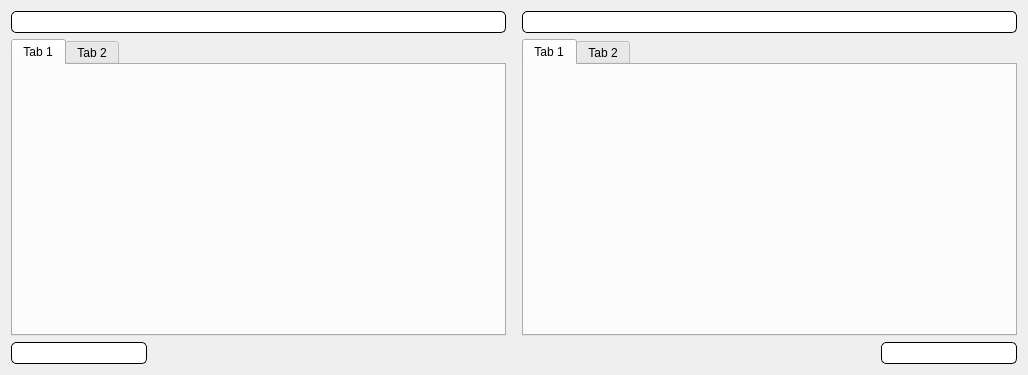
<?xml version="1.0" encoding="UTF-8"?>
<ui version="4.0">
 <class>MainWindow</class>
 <widget class="QMainWindow" name="MainWindow">
  <property name="geometry">
   <rect>
    <x>0</x>
    <y>0</y>
    <width>1024</width>
    <height>375</height>
   </rect>
  </property>
  <property name="sizePolicy">
   <sizepolicy hsizetype="Preferred" vsizetype="Preferred">
    <horstretch>0</horstretch>
    <verstretch>0</verstretch>
   </sizepolicy>
  </property>
  <property name="minimumSize">
   <size>
    <width>0</width>
    <height>0</height>
   </size>
  </property>
  <property name="acceptDrops">
   <bool>true</bool>
  </property>
  <property name="windowTitle">
   <string>FileManager</string>
  </property>
  <property name="windowIcon">
   <iconset>
    <normaloff>icon.png</normaloff>icon.png</iconset>
  </property>
  <widget class="QWidget" name="centralWidget">
   <property name="sizePolicy">
    <sizepolicy hsizetype="Expanding" vsizetype="Expanding">
     <horstretch>0</horstretch>
     <verstretch>0</verstretch>
    </sizepolicy>
   </property>
   <layout class="QHBoxLayout" name="horizontalLayout">
    <property name="sizeConstraint">
     <enum>QLayout::SetMaximumSize</enum>
    </property>
    <item>
     <widget class="QWidget" name="workArea1" native="true">
      <property name="sizePolicy">
       <sizepolicy hsizetype="Expanding" vsizetype="Expanding">
        <horstretch>0</horstretch>
        <verstretch>0</verstretch>
       </sizepolicy>
      </property>
      <property name="minimumSize">
       <size>
        <width>500</width>
        <height>0</height>
       </size>
      </property>
      <property name="maximumSize">
       <size>
        <width>0</width>
        <height>16777215</height>
       </size>
      </property>
      <property name="baseSize">
       <size>
        <width>0</width>
        <height>0</height>
       </size>
      </property>
      <layout class="QGridLayout" name="gridLayout">
       <property name="sizeConstraint">
        <enum>QLayout::SetMaximumSize</enum>
       </property>
       <property name="leftMargin">
        <number>0</number>
       </property>
       <property name="topMargin">
        <number>0</number>
       </property>
       <property name="rightMargin">
        <number>5</number>
       </property>
       <property name="bottomMargin">
        <number>0</number>
       </property>
       <item row="0" column="0">
        <widget class="QLineEdit" name="adressEdit">
         <property name="sizePolicy">
          <sizepolicy hsizetype="Preferred" vsizetype="Fixed">
           <horstretch>0</horstretch>
           <verstretch>0</verstretch>
          </sizepolicy>
         </property>
         <property name="minimumSize">
          <size>
           <width>136</width>
           <height>0</height>
          </size>
         </property>
         <property name="styleSheet">
          <string notr="true">border-style: outset;
border-width: 1px;
border-radius: 5px;
    border-color: beige;
    min-width: 10em;
    padding: 2px;
border-color: black;</string>
         </property>
         <property name="text">
          <string/>
         </property>
        </widget>
       </item>
       <item row="1" column="0">
        <widget class="QTabWidget" name="tabWidget">
         <property name="enabled">
          <bool>true</bool>
         </property>
         <property name="sizePolicy">
          <sizepolicy hsizetype="Preferred" vsizetype="Preferred">
           <horstretch>0</horstretch>
           <verstretch>0</verstretch>
          </sizepolicy>
         </property>
         <property name="baseSize">
          <size>
           <width>0</width>
           <height>0</height>
          </size>
         </property>
         <property name="currentIndex">
          <number>0</number>
         </property>
         <property name="movable">
          <bool>true</bool>
         </property>
         <widget class="QWidget" name="tab">
          <attribute name="title">
           <string>Tab 1</string>
          </attribute>
         </widget>
         <widget class="QWidget" name="tab_2">
          <property name="enabled">
           <bool>false</bool>
          </property>
          <property name="minimumSize">
           <size>
            <width>0</width>
            <height>0</height>
           </size>
          </property>
          <attribute name="title">
           <string>Tab 2</string>
          </attribute>
         </widget>
        </widget>
       </item>
       <item row="2" column="0">
        <widget class="QWidget" name="widget_3" native="true">
         <property name="sizePolicy">
          <sizepolicy hsizetype="Expanding" vsizetype="Fixed">
           <horstretch>0</horstretch>
           <verstretch>0</verstretch>
          </sizepolicy>
         </property>
         <layout class="QHBoxLayout" name="horizontalLayout_2">
          <property name="spacing">
           <number>0</number>
          </property>
          <property name="leftMargin">
           <number>0</number>
          </property>
          <property name="topMargin">
           <number>0</number>
          </property>
          <property name="rightMargin">
           <number>0</number>
          </property>
          <property name="bottomMargin">
           <number>0</number>
          </property>
          <item>
           <widget class="QLineEdit" name="itemNameEdit">
            <property name="sizePolicy">
             <sizepolicy hsizetype="Preferred" vsizetype="Fixed">
              <horstretch>0</horstretch>
              <verstretch>0</verstretch>
             </sizepolicy>
            </property>
            <property name="minimumSize">
             <size>
              <width>136</width>
              <height>0</height>
             </size>
            </property>
            <property name="styleSheet">
             <string notr="true">border-style: outset;
border-width: 1px;
border-radius: 5px;
    border-color: beige;
    min-width: 10em;
    padding: 2px;
border-color: black;</string>
            </property>
            <property name="text">
             <string/>
            </property>
            <property name="dragEnabled">
             <bool>false</bool>
            </property>
            <property name="readOnly">
             <bool>true</bool>
            </property>
           </widget>
          </item>
          <item>
           <spacer name="horizontalSpacer">
            <property name="orientation">
             <enum>Qt::Horizontal</enum>
            </property>
            <property name="sizeHint" stdset="0">
             <size>
              <width>366</width>
              <height>20</height>
             </size>
            </property>
           </spacer>
          </item>
         </layout>
        </widget>
       </item>
      </layout>
     </widget>
    </item>
    <item>
     <widget class="QWidget" name="workArea2" native="true">
      <property name="sizePolicy">
       <sizepolicy hsizetype="Expanding" vsizetype="Expanding">
        <horstretch>0</horstretch>
        <verstretch>0</verstretch>
       </sizepolicy>
      </property>
      <property name="minimumSize">
       <size>
        <width>500</width>
        <height>0</height>
       </size>
      </property>
      <property name="maximumSize">
       <size>
        <width>0</width>
        <height>16777215</height>
       </size>
      </property>
      <property name="baseSize">
       <size>
        <width>0</width>
        <height>0</height>
       </size>
      </property>
      <layout class="QGridLayout" name="gridLayout_2">
       <property name="sizeConstraint">
        <enum>QLayout::SetMaximumSize</enum>
       </property>
       <property name="leftMargin">
        <number>5</number>
       </property>
       <property name="topMargin">
        <number>0</number>
       </property>
       <property name="rightMargin">
        <number>0</number>
       </property>
       <property name="bottomMargin">
        <number>0</number>
       </property>
       <item row="0" column="0">
        <widget class="QLineEdit" name="adressEdit2">
         <property name="sizePolicy">
          <sizepolicy hsizetype="Preferred" vsizetype="Fixed">
           <horstretch>0</horstretch>
           <verstretch>0</verstretch>
          </sizepolicy>
         </property>
         <property name="minimumSize">
          <size>
           <width>136</width>
           <height>0</height>
          </size>
         </property>
         <property name="styleSheet">
          <string notr="true">border-style: outset;
border-width: 1px;
border-radius: 5px;
    border-color: beige;
    min-width: 10em;
    padding: 2px;
border-color: black;</string>
         </property>
        </widget>
       </item>
       <item row="1" column="0">
        <widget class="QTabWidget" name="tabWidget_2">
         <property name="sizePolicy">
          <sizepolicy hsizetype="Preferred" vsizetype="Preferred">
           <horstretch>0</horstretch>
           <verstretch>0</verstretch>
          </sizepolicy>
         </property>
         <property name="baseSize">
          <size>
           <width>0</width>
           <height>0</height>
          </size>
         </property>
         <widget class="QWidget" name="tab_3">
          <attribute name="title">
           <string>Tab 1</string>
          </attribute>
         </widget>
         <widget class="QWidget" name="tab_4">
          <attribute name="title">
           <string>Tab 2</string>
          </attribute>
         </widget>
        </widget>
       </item>
       <item row="2" column="0">
        <widget class="QWidget" name="widget_4" native="true">
         <property name="sizePolicy">
          <sizepolicy hsizetype="Expanding" vsizetype="Fixed">
           <horstretch>0</horstretch>
           <verstretch>0</verstretch>
          </sizepolicy>
         </property>
         <layout class="QGridLayout" name="gridLayout_4">
          <property name="leftMargin">
           <number>0</number>
          </property>
          <property name="topMargin">
           <number>0</number>
          </property>
          <property name="rightMargin">
           <number>0</number>
          </property>
          <property name="bottomMargin">
           <number>0</number>
          </property>
          <property name="spacing">
           <number>0</number>
          </property>
          <item row="0" column="0">
           <spacer name="horizontalSpacer_2">
            <property name="orientation">
             <enum>Qt::Horizontal</enum>
            </property>
            <property name="sizeType">
             <enum>QSizePolicy::Expanding</enum>
            </property>
            <property name="sizeHint" stdset="0">
             <size>
              <width>201</width>
              <height>20</height>
             </size>
            </property>
           </spacer>
          </item>
          <item row="0" column="1">
           <widget class="QLineEdit" name="itemNameEdit2">
            <property name="sizePolicy">
             <sizepolicy hsizetype="Preferred" vsizetype="Fixed">
              <horstretch>0</horstretch>
              <verstretch>0</verstretch>
             </sizepolicy>
            </property>
            <property name="minimumSize">
             <size>
              <width>136</width>
              <height>0</height>
             </size>
            </property>
            <property name="maximumSize">
             <size>
              <width>0</width>
              <height>50</height>
             </size>
            </property>
            <property name="styleSheet">
             <string notr="true">border-style: outset;
border-width: 1px;
border-radius: 5px;
    border-color: beige;
    min-width: 10em;
    padding: 2px;
border-color: black;</string>
            </property>
           </widget>
          </item>
         </layout>
        </widget>
       </item>
      </layout>
     </widget>
    </item>
   </layout>
  </widget>
 </widget>
 <layoutdefault spacing="6" margin="11"/>
 <resources/>
 <connections/>
</ui>
